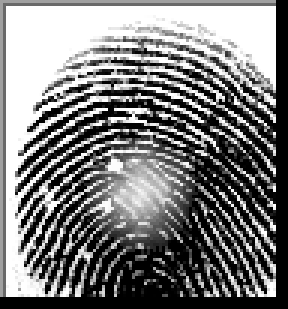
#> input picture Fingerprint_Enhancement_Jupyter_Project/Fingerprint_Enhancement_Jupyter_Project/Fingerprint_Enhancement_Project/data/SOCOFing/Altered/Altered-Easy/108__M_Right_middle_finger_CR.BMP, 96 x 103 px (shown 3 times larger)
$ python -i Fingerprint_Enhancement_System.py   (imports and definitions only)   (older library calls are emulated)
#> lines starting #> are read from the running program, lines starting #| are printed output that depends on the picture; after the words box and inside, x2 and y2 are one past the last pixel; in counts of white or black regions, pixels touching at a corner belong together
"""BMDS2133 Fingerprint Enhancement System.

This project compares four fingerprint image-processing techniques using
development and validation datasets.
"""
from __future__ import annotations

import argparse
import os
import hashlib
import importlib.util
import json
import math
import platform
import re
import shutil
import subprocess
import sys
import warnings
from concurrent.futures import ThreadPoolExecutor
from dataclasses import asdict, dataclass
from functools import lru_cache
from pathlib import Path
from typing import Any, Callable


# [16 lines left out: function _install_missing_runtime_packages, not called in this run]


# [1 line not run here, left out]

import cv2
import matplotlib.pyplot as plt
import numpy as np
import pandas as pd
from PIL import Image
from scipy import ndimage as ndi
from skimage import filters, measure, morphology, restoration, transform
from skimage.metrics import mean_squared_error, peak_signal_noise_ratio, structural_similarity

# [2 lines not run here, left out]

PROJECT_ROOT = Path(__file__).resolve().parent
DATASET_ROOT = PROJECT_ROOT / "data" / "SOCOFing"
REAL_DIR = DATASET_ROOT / "Real"
ALTERED_DIR = DATASET_ROOT / "Altered"
OUTPUT_ROOT = PROJECT_ROOT / "outputs" / "final_mode_a"
MAX_WORKERS = min(8, max(1, (os.cpu_count() or 2) - 1))
SERIAL_MEMBERS = {"M2 Modified Gabor"}

IMAGE_SIZE = (256, 256)
SPLIT_SEED = "BMDS2133-Fingerprint-ModeA-20260902"
NOISE_SEED_BASE = 20260903
ALTERED_SEED = 20260904
DEVELOPMENT_SUBJECTS = 50
VALIDATION_SUBJECTS = 100
EXPECTED_IMAGES_PER_SUBJECT = 10
DEVELOPMENT_COUNT = DEVELOPMENT_SUBJECTS * EXPECTED_IMAGES_PER_SUBJECT
VALIDATION_COUNT = VALIDATION_SUBJECTS * EXPECTED_IMAGES_PER_SUBJECT
ALTERED_PER_SEVERITY_COUNT = 500
CONTROLLED_SEVERITY = 0.55
GAUSSIAN_SIGMA = 0.018 + 0.055 * CONTROLLED_SEVERITY
NLM_TEMPLATE_WINDOW_SIZE = 7
NLM_SEARCH_WINDOW_SIZE = 21
SUPPORTED_EXTENSIONS = {".bmp", ".png", ".jpg", ".jpeg", ".tif", ".tiff"}

NLM_H_CANDIDATES = [0.03, 0.04, 0.05, 0.06, 0.07, 0.08]
def _make_gabor_candidates() -> list[dict[str, Any]]:
    base_frequencies = (0.075, 0.095, 0.115, 0.140)
    broad_frequencies = (0.070, 0.085, 0.105, 0.125, 0.150)
    candidates: list[dict[str, Any]] = []

    def add(
        frequencies: tuple[float, ...],
        orientation_bins: int,
        strength: float,
        orientation_offset: float,
        sigma_scale: float,
        gamma: float = 0.5,
        detail_clip: float = 0.10,
    ) -> None:
        params = {
            "frequencies": frequencies,
            "orientation_bins": orientation_bins,
            "strength": strength,
            "orientation_offset": orientation_offset,
            "sigma_scale": sigma_scale,
            "gamma": gamma,
            "detail_clip": detail_clip,
        }
        if params not in candidates:
            candidates.append(params)

    for offset in (0.0, math.pi / 2):
        for strength in (0.0, 0.01, 0.02, 0.04, 0.06, 0.08, 0.10, 0.12):
            add(base_frequencies, 12, strength, offset, 0.55)
        for bins in (8, 16):
            for strength in (0.04, 0.08):
                add(base_frequencies, bins, strength, offset, 0.55)
        for strength in (0.04, 0.08):
            add(broad_frequencies, 12, strength, offset, 0.55)
        for sigma_scale in (0.50, 0.65):
            add(base_frequencies, 12, 0.04, offset, sigma_scale)
#> further down, picture is the input picture: shape (103, 96, 3); min 0, max 255, mean 123.3
    return candidates


GABOR_CANDIDATES = _make_gabor_candidates()
GABOR_SCREENING_COUNT = 50
GABOR_STAGE2_CANDIDATES = 3
GABOR_SUPPORT_CACHE_LIMIT = 650
GABOR_SUPPORT_CACHE: dict[tuple[str, tuple[float, ...]], tuple[np.ndarray, np.ndarray, np.ndarray, np.ndarray, np.ndarray, np.ndarray]] = {}
GABOR_RESPONSE_CACHE_LIMIT = 650
GABOR_RESPONSE_CACHE: dict[tuple[str, tuple[float, ...], int, float, float, float, float], tuple[np.ndarray, np.ndarray, np.ndarray, np.ndarray]] = {}
TV_CANDIDATES = [{"weight": 0.01}, {"weight": 0.02}, {"weight": 0.04}, {"weight": 0.06}]
DIFFUSION_CANDIDATES = [
    {"iterations": 2, "step": 0.12},
    {"iterations": 4, "step": 0.16},
    {"iterations": 6, "step": 0.14},
    {"iterations": 4, "step": 0.22},
]


@dataclass(frozen=True)
class FrozenConfiguration:
    selected_method: str
    selected_member: str
    selected_parameters: dict[str, Any]
    all_member_parameters: dict[str, dict[str, Any]]
    ranking_rule: str
    selected_using: str
    frozen_before_validation: bool


def _metric_image(image: np.ndarray) -> np.ndarray:
    base = np.asarray(image, dtype=np.float32)
    return np.clip(np.nan_to_num(base, nan=0.0, posinf=1.0, neginf=0.0), 0.0, 1.0)
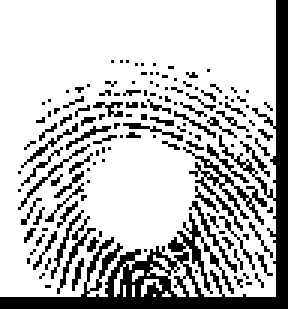
#> returned value: shape (103, 96, 3) float32 (shown 3 times larger); values 0 (black) and 1 (white), 75.5% white; 141 black regions (125 under 20 px), largest, box (x1, y1, x2, y2) and area: (0, 0, 96, 103) 1300, (61, 49, 89, 77) 146, (19, 72, 32, 98) 49


# [40 lines left out: functions normalise_image, preprocess_p0, load_fingerprint, controlled_degradation, not called in this run]


def calculate_mse(reference: np.ndarray, candidate: np.ndarray) -> float:
    return float(mean_squared_error(_metric_image(reference), _metric_image(candidate)))


def calculate_psnr(reference: np.ndarray, candidate: np.ndarray) -> float:
    return float(peak_signal_noise_ratio(_metric_image(reference), _metric_image(candidate), data_range=1.0))


def calculate_ssim(reference: np.ndarray, candidate: np.ndarray) -> float:
    return float(structural_similarity(_metric_image(reference), _metric_image(candidate), data_range=1.0))


# [19 lines left out: functions full_reference_metrics, apply_nlm, not called in this run]


def apply_tv_restoration(image: np.ndarray, weight: float) -> np.ndarray:
    restored = restoration.denoise_tv_chambolle(_metric_image(image), weight=float(weight), channel_axis=None)
    return _metric_image(restored)


def _fingerprint_mask(image: np.ndarray, block_size: int = 17) -> np.ndarray:
#> called with block_size = 17
    base = _metric_image(image)
    mean = ndi.uniform_filter(base, size=block_size, mode="reflect")
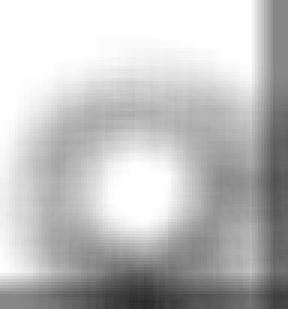
#> mean: shape (103, 96, 3) float32 (shown 3 times larger); min 0.17, max 1, mean 0.755
    std = np.sqrt(np.maximum(ndi.uniform_filter(base * base, size=block_size, mode="reflect") - mean * mean, 0))
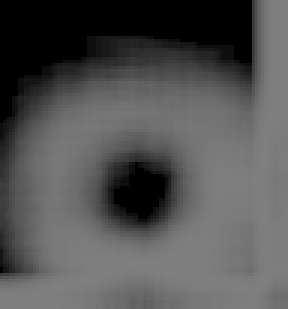
#> std: shape (103, 96, 3) float32 (shown 3 times larger); min 0, max 0.5, mean 0.326
    threshold = max(0.012, float(np.percentile(std, 70) * 0.55))
#> threshold = 0.257
    mask = (std > threshold) | ((base < np.percentile(base, 92)) & (std > threshold * 0.55))
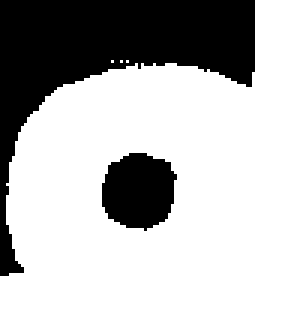
#> mask: shape (103, 96, 3) bool (shown 3 times larger); 69.5% white; 2 black regions, box (x1, y1, x2, y2) and area: (0, 0, 85, 92) 2515, (34, 51, 59, 77) 501
#> (the run stopped early here; a loop or call above may not have finished)

$ run again, on Fingerprint_Enhancement_Jupyter_Project/Fingerprint_Enhancement_Jupyter_Project/Fingerprint_Enhancement_Project/data/SOCOFing/Altered/Altered-Medium/124__M_Left_thumb_finger_Obl.BMP
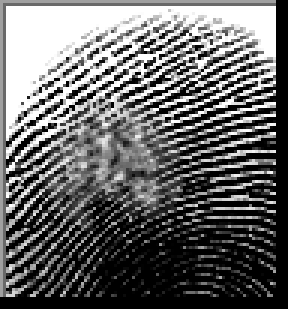
#> input picture Fingerprint_Enhancement_Jupyter_Project/Fingerprint_Enhancement_Jupyter_Project/Fingerprint_Enhancement_Project/data/SOCOFing/Altered/Altered-Medium/124__M_Left_thumb_finger_Obl.BMP, 96 x 103 px (shown 3 times larger)
#> picture is the input picture: shape (103, 96, 3); min 0, max 255, mean 103.6
#> in _metric_image, `return np.clip(np.nan_to_num(base, nan=0.0, posinf=1.0, neginf=0.0), 0..`:
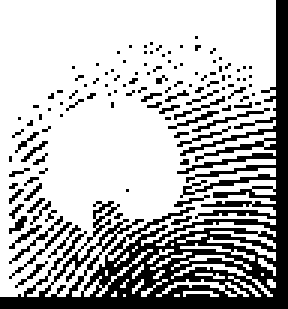
#> returned value: shape (103, 96, 3) float32 (shown 3 times larger); values 0 (black) and 1 (white), 71.4% white; 118 black regions (111 under 20 px), largest, box (x1, y1, x2, y2) and area: (0, 0, 96, 103) 2236, (3, 74, 24, 93) 33, (64, 36, 90, 44) 31
#> threshold = 0.258
#> in _fingerprint_mask, `mask = (std > threshold) | ((base < np.percentile(base, 92)) & (std > ..`:
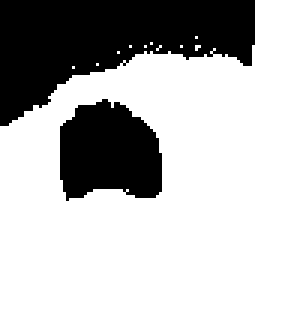
#> mask: shape (103, 96, 3) bool (shown 3 times larger); 70% white; 2 black regions, box (x1, y1, x2, y2) and area: (0, 0, 85, 42) 2059, (20, 33, 54, 67) 906
